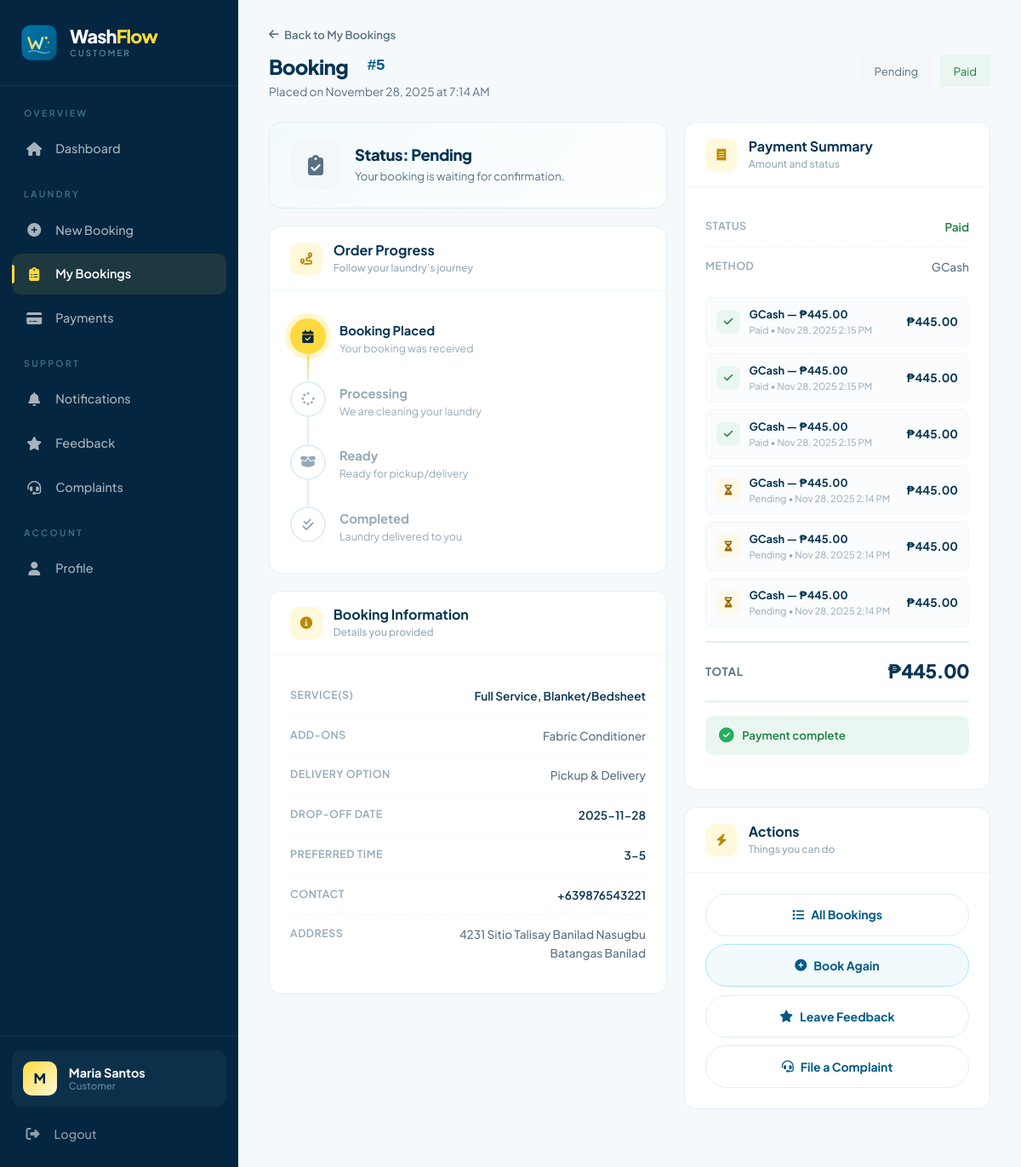
/booking_details.php?id=5 (signed in), run on the app's committed database.
### tables this page shows
CREATE TABLE `booking_online` (
  `id` int(11) NOT NULL,
  `customer_id` int(11) NOT NULL,
  `admin_id` int(11) DEFAULT NULL,
  `schedule_id` int(11) DEFAULT NULL,
  `customer_name` varchar(100) NOT NULL,
  `contact_number` varchar(20) NOT NULL,
  `address` text NOT NULL,
  `delivery_option` varchar(50) NOT NULL,
  `dropoff_date` date NOT NULL,
  `dropoff_time` varchar(50) NOT NULL,
  `special_instructions` text DEFAULT NULL,
  `addons` text DEFAULT NULL,
  `service` varchar(255) NOT NULL,
  `timestamp` timestamp NOT NULL DEFAULT current_timestamp(),
  `status` enum('Pending','Processing','Ready','Completed','Cancelled') NOT NULL DEFAULT 'Pending',
  `completed_at` datetime DEFAULT NULL,
  `total_amount` decimal(10,2) DEFAULT 0.00,
  `discount` decimal(10,2) DEFAULT 0.00,
  `payment_status` enum('Unpaid','Partially Paid','Paid') DEFAULT 'Unpaid'
);

CREATE TABLE `payments_online` (
  `payment_id` int(11) NOT NULL,
  `booking_id` int(11) NOT NULL,
  `amount` decimal(10,2) NOT NULL,
  `payment_method` enum('Cash','GCash') NOT NULL,
  `payment_status` enum('Pending','Paid','Failed','Refunded') NOT NULL DEFAULT 'Pending',
  `reference_number` varchar(50) DEFAULT NULL,
  `payment_date` timestamp NOT NULL DEFAULT current_timestamp(),
  `payment_proof` varchar(255) DEFAULT NULL,
  `notes` text DEFAULT NULL
);

### booking_details.php (the view, shortened to what the rows shown need)
<?php
require_once 'db_connect.php';
require_once 'functions.php';
require_once 'notifications_helper.php';
$customer_id = (int)$_SESSION['customer_id'];
$booking_id = (int)($_GET['id'] ?? 0);
$stmt = $conn->prepare("
    SELECT b.*
    FROM booking_online b
    WHERE b.id = ? AND b.customer_id = ?
    LIMIT 1
");
$stmt->bind_param('ii', $booking_id, $customer_id);
$stmt->execute();
$booking = $stmt->get_result()->fetch_assoc();
$payment_summary = [
    'paid_amount'    => 0.0,
    'pending_amount' => 0.0,
    'failed_amount'  => 0.0,
    'methods'        => [],
    'latest'         => null,
    'rows'           => [],
];
$stmt = $conn->prepare("
    SELECT payment_id, amount, payment_method, payment_status,
           reference_number, payment_date, payment_proof, notes
    FROM payments_online
    WHERE booking_id = ?
    ORDER BY payment_date DESC
");
$stmt->bind_param('i', $booking_id);
$stmt->execute();
$payment_summary['rows'] = $stmt->get_result()->fetch_all(MYSQLI_ASSOC);
foreach ($payment_summary['rows'] as $p) {
    $amt = (float)$p['amount'];
    $st  = strtolower(trim($p['payment_status'] ?? ''));
    if ($st === 'paid') {
        $payment_summary['paid_amount'] += $amt;
        $payment_summary['methods'][] = $p['payment_method'];
    } elseif ($st === 'pending') {
        $payment_summary['pending_amount'] += $amt;
    } elseif ($st === 'failed') {
        $payment_summary['failed_amount'] += $amt;
    }
}
$payment_summary['methods'] = array_unique($payment_summary['methods']);
$payment_summary['latest']  = $payment_summary['rows'][0] ?? null;
$total_amount = (float)$booking['total_amount'];
$paid_amount  = (float)$payment_summary['paid_amount'];
$pending      = (float)$payment_summary['pending_amount'];
$is_fully_paid = ($paid_amount >= $total_amount && $total_amount > 0);
$is_partial    = ($paid_amount > 0 && $paid_amount < $total_amount);
$has_pending   = ($pending > 0);
$is_completed  = (strtolower($booking['status'] ?? '') === 'completed');
$is_cancelled  = (strtolower($booking['status'] ?? '') === 'cancelled');
if ($is_fully_paid) {
    $pay_label = 'Paid';
    $pay_color = '#1E7E45';
    $pay_bg    = '#EAF7F0';
} elseif ($is_partial) {
    $pay_label = 'Partially Paid';
    $pay_color = '#946200';
    $pay_bg    = '#FEF9E7';
} elseif ($has_pending) {
    $pay_label = 'Pending Verification';
    $pay_color = '#946200';
    $pay_bg    = '#FEF9E7';
} else {
    $pay_label = 'Unpaid';
    $pay_color = '#A8322D';
    $pay_bg    = '#FDEDEC';
}
function detail_status($s) {
    $s = strtolower(trim($s));
    return match ($s) {
        'pending'    => ['label' => 'Pending',    'color' => '#946200', 'bg' => '#FEF9E7'],
        'processing' => ['label' => 'Processing', 'color' => '#5B2E91', 'bg' => '#F4ECFB'],
        'ready'      => ['label' => 'Ready',      'color' => '#946200', 'bg' => '#FFF9DB'],
        'completed'  => ['label' => 'Completed',  'color' => '#1E7E45', 'bg' => '#EAF7F0'],
        'cancelled'  => ['label' => 'Cancelled',  'color' => '#A8322D', 'bg' => '#FDEDEC'],
        default      => ['label' => ucfirst($s ?: 'Pending'), 'color' => '#5A7184', 'bg' => '#F4F7F9'],
    };
}
$status = strtolower($booking['status'] ?: 'pending');
$badge = detail_status($booking['status']);
?>
<!DOCTYPE html>
<html lang="en">
<head>
<link href="https://cdn.jsdelivr.net/npm/bootstrap@5.3.0/dist/css/bootstrap.min.css" rel="stylesheet">
<link href="https://cdnjs.cloudflare.com/ajax/libs/font-awesome/6.4.0/css/all.min.css" rel="stylesheet">
</head>
<body>
<div class="wf-layout">
    <main class="wf-main">
        <div class="wf-detail-head">
            <div class="wf-detail-head-left">
                <h1>Booking <span class="id">#<?= (int)$booking['id'] ?></span></h1>
                <p>Placed on <?= date('F j, Y \a\t g:i A', strtotime($booking['timestamp'])) ?></p>
            </div>
            <div style="display:flex;gap:0.6rem;flex-wrap:wrap;">
                <span class="wf-badge" style="color:<?= $badge['color'] ?>;background:<?= $badge['bg'] ?>;padding:0.55rem 1rem;font-size:0.82rem;">
                    <span class="wf-badge-dot"></span> <?= e($badge['label']) ?>
                </span>
                <span class="wf-badge" style="color:<?= $pay_color ?>;background:<?= $pay_bg ?>;padding:0.55rem 1rem;font-size:0.82rem;">
                    <span class="wf-badge-dot"></span> <?= e($pay_label) ?>
                </span>
            </div>
        </div>
        <div class="wf-detail-grid">
            <div>
                <div class="wf-status-hero">
                    <div class="info">
                        <h3>Status: <?= e($badge['label']) ?></h3>
                        <p>
                            <?php if ($is_cancelled): ?>
                                This booking has been cancelled.
                            <?php elseif ($is_completed): ?>
                                Your laundry has been completed. Thank you! 🎉
                            <?php elseif ($status === 'ready'): ?>
                                Your laundry is ready. We'll contact you for pickup/delivery.
                            <?php elseif ($status === 'processing'): ?>
                                We're currently processing your laundry.
                            <?php else: ?>
                                Your booking is waiting for confirmation.
                            <?php endif; ?>
                        </p>
                    </div>
                </div>
                <div class="wf-card">
                    <div class="wf-card-body">
                        <div class="wf-info-list">
                            <div class="wf-info-row">
                                <span class="lbl">Service(s)</span>
                                <span class="val"><?= e($booking['service'] ?: '—') ?></span>
                            </div>
                            <div class="wf-info-row">
                                <span class="lbl">Add-ons</span>
                                <span class="val muted"><?= e($booking['addons'] ?: 'None') ?></span>
                            </div>
                            <div class="wf-info-row">
                                <span class="lbl">Delivery Option</span>
                                <span class="val muted">
                                    <?php
                                    $dopts = [
                                        'walkin' => 'Walk-in (Drop & Pickup)',
                                        'pickup-only' => 'Pickup Only',
                                        'delivery' => 'Delivery Only',
                                        'pickup-delivery' => 'Pickup & Delivery',
                                    ];
                                    echo e($dopts[strtolower($booking['delivery_option'] ?? '')] ?? ucfirst($booking['delivery_option'] ?? '—'));
                                    ?>
                                </span>
                            </div>
                            <div class="wf-info-row">
                                <span class="lbl">Drop-off Date</span>
                                <span class="val"><?= e($booking['dropoff_date'] ?: '—') ?></span>
                            </div>
                            <div class="wf-info-row">
                                <span class="lbl">Preferred Time</span>
                                <span class="val"><?= e($booking['dropoff_time'] ?: '—') ?></span>
                            </div>
                            <div class="wf-info-row">
                                <span class="lbl">Contact</span>
                                <span class="val"><?= e($booking['contact_number'] ?: '—') ?></span>
                            </div>
                            <div class="wf-info-row">
                                <span class="lbl">Address</span>
                                <span class="val muted"><?= e($booking['address'] ?: '—') ?></span>
                            </div>
                        </div>
                    </div>
                </div>
            </div>
            <div>
                <div class="wf-card">
                    <div class="wf-card-body">
                        <div class="wf-info-list">
                            <div class="wf-info-row">
                                <span class="lbl">Status</span>
                                <span class="val" style="color:<?= $pay_color ?>;"><?= e($pay_label) ?></span>
                            </div>
                        </div>
                        <?php if (!empty($payment_summary['rows'])): ?>
                        <div class="wf-payment-list">
                            <?php foreach ($payment_summary['rows'] as $p):
                                $ps = strtolower(trim($p['payment_status'] ?? ''));
                                if ($ps === 'paid')       { $icon_cls = 'paid';    $icon = 'fa-check'; }
                                elseif ($ps === 'pending'){ $icon_cls = 'pending'; $icon = 'fa-hourglass-half'; }
                                else                      { $icon_cls = 'failed';  $icon = 'fa-times'; }
                            ?>
                            <div class="wf-payment-item">
                                <div class="icon <?= $icon_cls ?>"><i class="fas <?= $icon ?>"></i></div>
                                <div class="body">
                                    <div class="method"><?= e($p['payment_method']) ?> — ₱<?= number_format((float)$p['amount'], 2) ?></div>
                                    <div class="meta">
                                        <?= e(ucfirst($ps)) ?>
                                        <?php if (!empty($p['payment_date'])): ?>
                                            • <?= date('M j, Y g:i A', strtotime($p['payment_date'])) ?>
                                        <?php endif; ?>
                                    </div>
                                </div>
                                <div class="amt">₱<?= number_format((float)$p['amount'], 2) ?></div>
                            </div>
                            <?php endforeach; ?>
                        </div>
                        <?php endif; ?>
                        <div class="wf-summary-total">
                            <span class="l">Total</span>
                            <span class="v">₱<?= number_format($total_amount, 2) ?></span>
                        </div>
                    </div>
                </div>
            </div>
        </div>
    </main>
</div>
</body>
</html>

### data on the page
booking_online: id "5", timestamp "November 28, 2025 at 7:14 AM", status "Pending", total_amount "Paid", service "Full Service, Blanket/Bedsheet", addons "Fabric Conditioner", delivery_option "Pickup & Delivery", dropoff_date "2025-11-28", dropoff_time "3-5", contact_number "+639876543221", address "4231 Sitio Talisay Banilad Nasugbu Batangas Banilad", total_amount "445.00"
payments_online: payment_method "GCash", amount "445.00", payment_status "Paid", payment_date "Nov 28, 2025 2:15 PM"
payments_online: payment_method "GCash", amount "445.00", payment_status "Paid", payment_date "Nov 28, 2025 2:15 PM"
payments_online: payment_method "GCash", amount "445.00", payment_status "Paid", payment_date "Nov 28, 2025 2:15 PM"
payments_online: payment_method "GCash", amount "445.00", payment_status "Pending", payment_date "Nov 28, 2025 2:14 PM"
payments_online: payment_method "GCash", amount "445.00", payment_status "Pending", payment_date "Nov 28, 2025 2:14 PM"
payments_online: payment_method "GCash", amount "445.00", payment_status "Pending", payment_date "Nov 28, 2025 2:14 PM"

### other printed values
$customer_initial "M"
$fullName ?: 'Customer' "Maria Santos"
$step['label'] "Booking Placed"
$step['desc'] "Your booking was received"
$step['label'] "Processing"
$step['desc'] "We are cleaning your laundry"
$step['label'] "Ready"
$step['desc'] "Ready for pickup/delivery"
$step['label'] "Completed"
$step['desc'] "Laundry delivered to you"
implode(', ', $payment_summary['methods']) "GCash"
